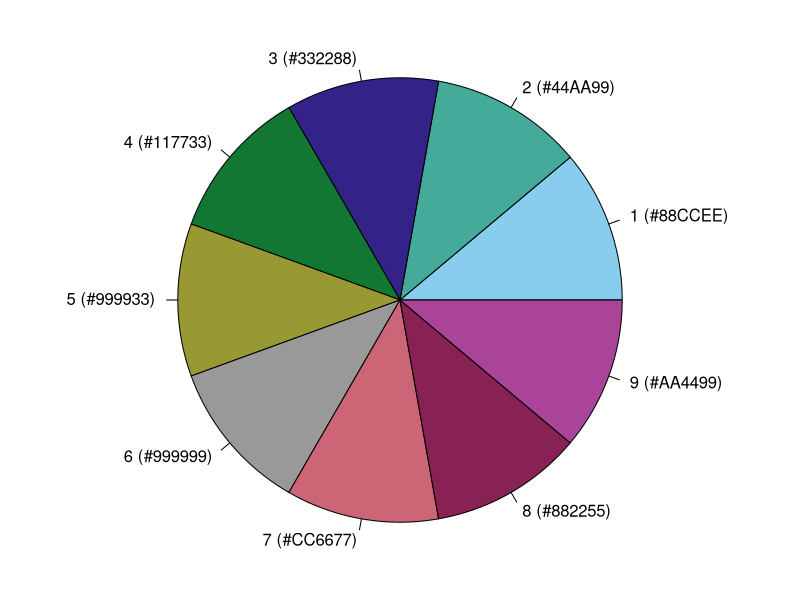

The R source for this figure:
# A color palette example and how to visualize it

palette_CB9 <-c("#88CCEE","#44AA99","#332288","#117733","#999933","#999999","#CC6677","#882255","#AA4499")

par(mar = rep(0, 4))
pie(rep(1, length(palette_CB9)), labels = sprintf("%d (%s)", 
          seq_along(palette_CB9),palette_CB9), col = palette_CB9)



